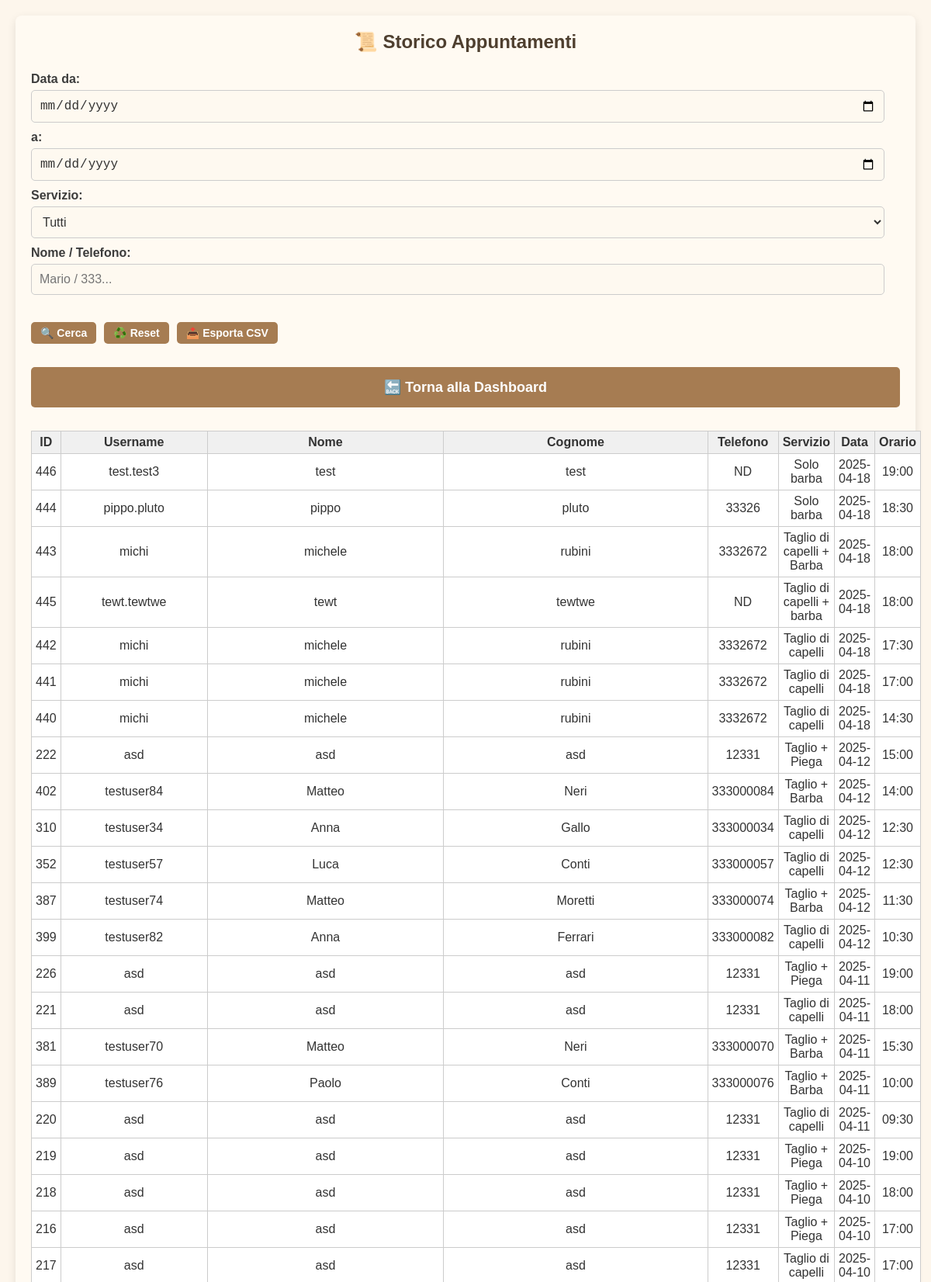
/admin_history (signed in, upper part), run on the app's committed database.
### tables this page shows
CREATE TABLE appointments (
            id INTEGER PRIMARY KEY AUTOINCREMENT,
            user_id INTEGER NOT NULL,
            service TEXT NOT NULL,
            date TEXT NOT NULL,
            time TEXT NOT NULL, barber TEXT NOT NULL DEFAULT 'Mattia', tipo TEXT DEFAULT 'barbiere',
            FOREIGN KEY (user_id) REFERENCES users(id)
        );

CREATE TABLE users (
            id INTEGER PRIMARY KEY AUTOINCREMENT,
            username TEXT NOT NULL UNIQUE,
            password TEXT NOT NULL
        , name TEXT NOT NULL DEFAULT 'NOME', surname TEXT NOT NULL DEFAULT 'COGNOME', phone TEXT NOT NULL DEFAULT '0000000000', email TEXT, newsletter_optin INTEGER DEFAULT 0);

### app.py (the view, shortened to what this page needs)
@app.route('/admin_history', methods=['GET', 'POST'])
def admin_history():
    if 'admin' not in session:
        return redirect(url_for('login_admin'))
    filters = {
        'start_date': '',
        'end_date': '',
        'service': '',
        'search': ''
    }
    query = """
        SELECT appointments.id, users.username, users.name, users.surname, users.phone,
               appointments.service, appointments.date, appointments.time
        FROM appointments
        JOIN users ON appointments.user_id = users.id
        WHERE appointments.date < date('now')
    """
    params = []
    query += " ORDER BY DATE(appointments.date) DESC, TIME(appointments.time) DESC"
    conn = sqlite3.connect('bookings.db')
    cursor = conn.cursor()
    cursor.execute(query, params)
    appointments = cursor.fetchall()
    conn.close()
    return render_template('admin_history.html', appointments=appointments, filters=filters)

### templates/admin_history.html (shortened to what this page needs)
<!DOCTYPE html>
<html lang="it">
<head>
  <link rel="stylesheet" href="{{ url_for('static', filename='style.css') }}">
</head>
<body>
  <div class="container">
    <h2>📜 Storico Appuntamenti</h2>
    <form method="POST" class="filter-form">
      <label>Data da:</label>
      <input type="date" name="start_date" value="{{ filters.start_date }}">
      <label>a:</label>
      <input type="date" name="end_date" value="{{ filters.end_date }}">
      <label>Servizio:</label>
      <select name="service">
        <option value="">Tutti</option>
      </select>
      <label>Nome / Telefono:</label>
      <input type="text" name="search" placeholder="Mario / 333..." value="{{ filters.search }}">
      <div class="button-row">
        <a href="#" onclick="this.closest('form').submit(); return false;">
          <button type="button">🔍 Cerca</button>
        </a>
        <a href="{{ url_for('admin_history') }}">
          <button type="button">♻️ Reset</button>
        </a>
        <a href="#" onclick="this.closest('form').setAttribute('action', '{{ url_for('export_history_csv') }}'); this.closest('form').submit(); return false;">
          <button type="button">📤 Esporta CSV</button>
        </a>
      </div>
    </form>
    <a href="{{ url_for('admin_dashboard') }}"><button class="big-btn">🔙 Torna alla Dashboard</button></a>
    {% if appointments %}
      <table>
        <thead>
          <tr>
            <th>ID</th>
            <th>Username</th>
            <th>Nome</th>
            <th>Cognome</th>
            <th>Telefono</th>
            <th>Servizio</th>
            <th>Data</th>
            <th>Orario</th>
          </tr>
        </thead>
        <tbody>
          {% for appointment in appointments %}
            <tr>
              <td>{{ appointment[0] }}</td>
              <td>{{ appointment[1] }}</td>
              <td>{{ appointment[2] }}</td>
              <td>{{ appointment[3] }}</td>
              <td>{{ appointment[4] }}</td>
              <td>{{ appointment[5] }}</td>
              <td>{{ appointment[6] }}</td>
              <td>{{ appointment[7] }}</td>
            </tr>
          {% endfor %}
        </tbody>
      </table>
    {% else %}
      <p>Nessun appuntamento trovato per i criteri selezionati.</p>
    {% endif %}
  </div>
</body>
</html>

### static/style.css (style rules this page uses)
* { box-sizing: border-box; margin: 0; padding: 0; }
body { font-family: 'Arial', sans-serif; background-color: #fdf6ec; color: #333; display: flex; flex-direction: column; align-items: center; padding: 20px; }
.container { width: 100%; max-width: 600px; background: #fffaf2; padding: 20px; border-radius: 8px; box-shadow: 0 4px 12px rgba(0, 0, 0, 0.1); margin: 20px 0; }
h1, h2, h3 { text-align: center; color: #4e3f2f; margin-bottom: 15px; }
.filter-form .button-row { display: flex; gap: 10px; flex-wrap: wrap; margin-top: 15px; }
.filter-form .button-row button, .filter-form .button-row a button { padding: 6px 12px; font-size: 14px; cursor: pointer; width: auto; }
form { display: flex; flex-direction: column; }
label { font-weight: bold; margin-top: 10px; color: #3c3c3c; }
input, select, button { padding: 10px; margin-top: 5px; background-color: #fef9f0; color: #333; border: 1px solid #ccc; border-radius: 5px; font-size: 16px; }
button { background-color: #a67c52; color: #fff; cursor: pointer; font-weight: bold; transition: background-color 0.3s; border: none; }
.big-btn { width: 100%; padding: 15px; font-size: 18px; margin: 10px 0; }
a { display: block; text-align: center; margin-top: 15px; text-decoration: none; color: #a67c52; font-weight: bold; }
table { width: 100%; border-collapse: collapse; margin-top: 20px; background-color: #fff; color: #333; }
table, th, td { border: 1px solid #ddd; }
th, td { padding: 10px; text-align: center; }
th { background-color: #f0e6d6; color: #333; }

### templates/admin_history.html (style rules this page uses)
.container { max-width: 1400px; margin: auto; padding: 20px; }
form.filter-form { margin-bottom: 20px; }
form.filter-form label { margin-right: 10px; }
form.filter-form input, form.filter-form select { margin-right: 20px; }
.button-row { display: flex; gap: 10px; margin-top: 15px; flex-wrap: wrap; }
.button-row a button { font-size: 14px; padding: 6px 12px; cursor: pointer; }
table { width: 100%; border-collapse: collapse; }
th, td { border: 1px solid #ccc; padding: 5px; text-align: center; }
th { background-color: #f0f0f0; }

### data on the page
appointments: id "446", username "test.test3", name "test", surname "test", phone "ND", service "Solo barba", date "2025-04-18", time "19:00"
appointments: id "444", username "pippo.pluto", name "pippo", surname "pluto", phone "33326", service "Solo barba", date "2025-04-18", time "18:30"
appointments: id "443", username "michi", name "michele", surname "rubini", phone "3332672", service "Taglio di capelli + Barba", date "2025-04-18", time "18:00"
appointments: id "445", username "tewt.tewtwe", name "tewt", surname "tewtwe", phone "ND", service "Taglio di capelli + barba", date "2025-04-18", time "18:00"
appointments: id "442", username "michi", name "michele", surname "rubini", phone "3332672", service "Taglio di capelli", date "2025-04-18", time "17:30"
appointments: id "441", username "michi", name "michele", surname "rubini", phone "3332672", service "Taglio di capelli", date "2025-04-18", time "17:00"
appointments: id "440", username "michi", name "michele", surname "rubini", phone "3332672", service "Taglio di capelli", date "2025-04-18", time "14:30"
appointments: id "222", username "asd", name "asd", surname "asd", phone "12331", service "Taglio + Piega", date "2025-04-12", time "15:00"
appointments: id "402", username "testuser84", name "Matteo", surname "Neri", phone "333000084", service "Taglio + Barba", date "2025-04-12", time "14:00"
appointments: id "310", username "testuser34", name "Anna", surname "Gallo", phone "333000034", service "Taglio di capelli", date "2025-04-12", time "12:30"
appointments: id "352", username "testuser57", name "Luca", surname "Conti", phone "333000057", service "Taglio di capelli", date "2025-04-12", time "12:30"
appointments: id "387", username "testuser74", name "Matteo", surname "Moretti", phone "333000074", service "Taglio + Barba", date "2025-04-12", time "11:30"
appointments: id "399", username "testuser82", name "Anna", surname "Ferrari", phone "333000082", service "Taglio di capelli", date "2025-04-12", time "10:30"
appointments: id "226", username "asd", name "asd", surname "asd", phone "12331", service "Taglio + Piega", date "2025-04-11", time "19:00"
appointments: id "221", username "asd", name "asd", surname "asd", phone "12331", service "Taglio di capelli", date "2025-04-11", time "18:00"
appointments: id "381", username "testuser70", name "Matteo", surname "Neri", phone "333000070", service "Taglio + Barba", date "2025-04-11", time "15:30"
appointments: id "389", username "testuser76", name "Paolo", surname "Conti", phone "333000076", service "Taglio + Barba", date "2025-04-11", time "10:00"
appointments: id "220", username "asd", name "asd", surname "asd", phone "12331", service "Taglio di capelli", date "2025-04-11", time "09:30"
appointments: id "219", username "asd", name "asd", surname "asd", phone "12331", service "Taglio + Piega", date "2025-04-10", time "19:00"
appointments: id "218", username "asd", name "asd", surname "asd", phone "12331", service "Taglio + Piega", date "2025-04-10", time "18:00"
appointments: id "216", username "asd", name "asd", surname "asd", phone "12331", service "Taglio + Piega", date "2025-04-10", time "17:00"
appointments: id "217", username "asd", name "asd", surname "asd", phone "12331", service "Taglio di capelli", date "2025-04-10", time "17:00"
